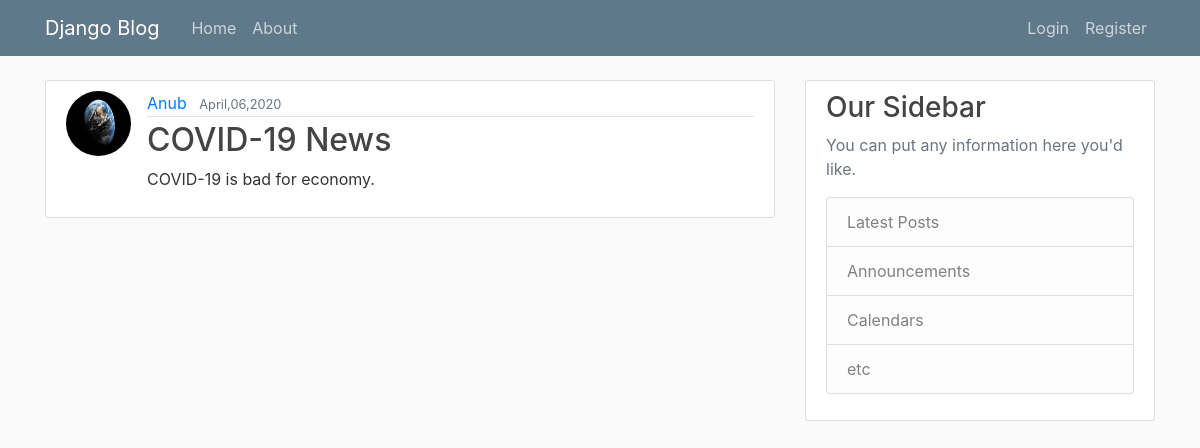
Screenshot of /post/7/ with the database file from the repository.
### blog/models.py (models this page shows, shortened)
class Post(models.Model):
    title= models.CharField(max_length=100)
    content= models.TextField()
    date_posted =models.DateTimeField(default=timezone.now)
    author = models.ForeignKey(User,on_delete=models.CASCADE)

### users/models.py (models this page shows, shortened)
class Profile(models.Model):
    user=models.OneToOneField(User,on_delete=models.CASCADE)
    image= models.ImageField(default='default.jpg',upload_to='profile_pics')

### blog/views.py (the view)
# urls.py: path('post/<int:pk>/', PostDetailView.as_view(), name='post-detail'), #learn
class PostDetailView(DetailView):
    model = Post

### blog/templates/blog/post_detail.html (shortened to what this page needs)
{% extends "blog/base.html"%}
{%block content%}
    <article class="media content-section"  >
    <img  class="rounded-circle article-img" src="{{object.author.profile.image.url}}"  >
    <div class="media-body">
        <div class="article-metadata">
        <a class="mr-2" href="{% url 'user-posts' object.author.username %}">{{ object.author }}</a>
        <small class="text-muted">{{ object.date_posted | date:"F,d,Y"}}</small>
        </div>
        <h2 class="article-title">{{ object.title }}</h2>
        <p class="article-content">{{ object.content }}</p>
    </div>
    </article>
{% endblock content%}

### rows the page displays
Post: author.profile.image (picture), author "Anub", date_posted "April,06,2020", title "COVID-19 News", content "COVID-19 is bad for economy."
